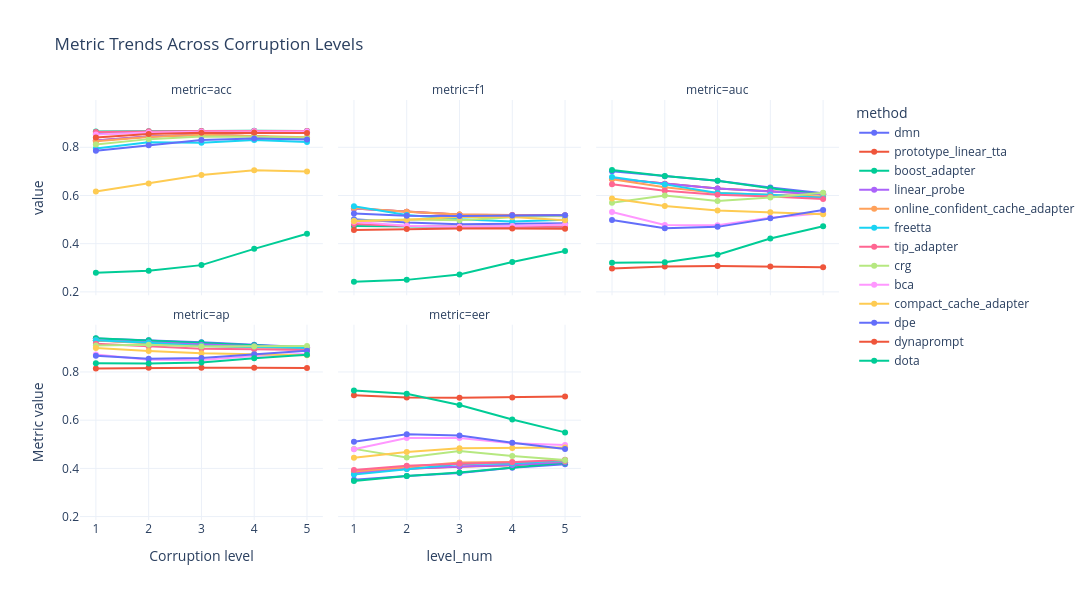

Source (notebook cell):
### Markdown cell above
## Metric Trends Across Corruption Levels

Chart nay cho biet method nao on dinh khi corruption level tang.

Dieu can de y:
- Neu `acc` cao nhung `f1` thap, method co the dang bias ve majority class.
- Neu `auc/ap/eer` tot nhung `f1` kem, ranking score tot nhung threshold/calibration chua phu hop.
- Neu metric giam nhanh theo level, method nhay voi corruption severity.

### Code cell
trend_long = (
    df_eval.groupby(["level_num", "method"], as_index=False)[metric_cols]
    .mean()
    .melt(id_vars=["level_num", "method"], value_vars=metric_cols, var_name="metric", value_name="value")
)

fig = px.line(
    trend_long,
    x="level_num",
    y="value",
    color="method",
    facet_col="metric",
    facet_col_wrap=3,
    markers=True,
    category_orders={"method": method_order, "metric": metric_cols},
    title="Metric Trends Across Corruption Levels",
)
fig.update_layout(xaxis_title="Corruption level", yaxis_title="Metric value")
fig.show()

### Figure 1 — Plotly figure (JSON) as saved in the notebook; plotly's stock layout.template omitted (floating-point values rounded to 4 significant figures)
{"data": [{"hovertemplate": "method=dmn<br>metric=acc<br>level_num=%{x}<br>value=%{y}<extra></extra>", "legendgroup": "dmn", "line": {"color": "#636efa", "dash": "solid"}, "marker": {"symbol": "circle"}, "mode": "lines+markers", "name": "dmn", "orientation": "v", "showlegend": true, "type": "scatter", "x": [1.0, 2.0, 3.0, 4.0, 5.0], "xaxis": "x4", "y": [0.8551, 0.8621, 0.8643, 0.8645, 0.8622], "yaxis": "y4"}, {"hovertemplate": "method=dmn<br>metric=f1<br>level_num=%{x}<br>value=%{y}<extra></extra>", "legendgroup": "dmn", "line": {"color": "#636efa", "dash": "solid"}, "marker": {"symbol": "circle"}, "mode": "lines+markers", "name": "dmn", "orientation": "v", "showlegend": false, "type": "scatter", "x": [1.0, 2.0, 3.0, 4.0, 5.0], "xaxis": "x5", "y": [0.5016, 0.488, 0.4809, 0.4836, 0.4845], "yaxis": "y5"}, {"hovertemplate": "method=dmn<br>metric=auc<br>level_num=%{x}<br>value=%{y}<extra></extra>", "legendgroup": "dmn", "line": {"color": "#636efa", "dash": "solid"}, "marker": {"symbol": "circle"}, "mode": "lines+markers", "name": "dmn", "orientation": "v", "showlegend": false, "type": "scatter", "x": [1.0, 2.0, 3.0, 4.0, 5.0], "xaxis": "x6", "y": [0.7001, 0.6795, 0.6607, 0.6329, 0.6092], "yaxis": "y6"}, {"hovertemplate": "method=dmn<br>metric=ap<br>level_num=%{x}<br>value=%{y}<extra></extra>", "legendgroup": "dmn", "line": {"color": "#636efa", "dash": "solid"}, "marker": {"symbol": "circle"}, "mode": "lines+markers", "name": "dmn", "orientation": "v", "showlegend": false, "type": "scatter", "x": [1.0, 2.0, 3.0, 4.0, 5.0], "xaxis": "x", "y": [0.9394, 0.9315, 0.9232, 0.9125, 0.9023], "yaxis": "y"}, {"hovertemplate": "method=dmn<br>metric=eer<br>level_num=%{x}<br>value=%{y}<extra></extra>", "legendgroup": "dmn", "line": {"color": "#636efa", "dash": "solid"}, "marker": {"symbol": "circle"}, "mode": "lines+markers", "name": "dmn", "orientation": "v", "showlegend": false, "type": "scatter", "x": [1.0, 2.0, 3.0, 4.0, 5.0], "xaxis": "x2", "y": [0.353, 0.3688, 0.3807, 0.4028, 0.4174], "yaxis": "y2"}, {"hovertemplate": "method=prototype_linear_tta<br>metric=acc<br>level_num=%{x}<br>value=%{y}<extra></extra>", "legendgroup": "prototype_linear_tta", "line": {"color": "#EF553B", "dash": "solid"}, "marker": {"symbol": "circle"}, "mode": "lines+markers", "name": "prototype_linear_tta", "orientation": "v", "showlegend": true, "type": "scatter", "x": [1.0, 2.0, 3.0, 4.0, 5.0], "xaxis": "x4", "y": [0.8283, 0.8449, 0.8517, 0.8457, 0.8357], "yaxis": "y4"}, {"hovertemplate": "method=prototype_linear_tta<br>metric=f1<br>level_num=%{x}<br>value=%{y}<extra></extra>", "legendgroup": "prototype_linear_tta", "line": {"color": "#EF553B", "dash": "solid"}, "marker": {"symbol": "circle"}, "mode": "lines+markers", "name": "prototype_linear_tta", "orientation": "v", "showlegend": false, "type": "scatter", "x": [1.0, 2.0, 3.0, 4.0, 5.0], "xaxis": "x5", "y": [0.5457, 0.5328, 0.5208, 0.5186, 0.5175], "yaxis": "y5"}, {"hovertemplate": "method=prototype_linear_tta<br>metric=auc<br>level_num=%{x}<br>value=%{y}<extra></extra>", "legendgroup": "prototype_linear_tta", "line": {"color": "#EF553B", "dash": "solid"}, "marker": {"symbol": "circle"}, "mode": "lines+markers", "name": "prototype_linear_tta", "orientation": "v", "showlegend": false, "type": "scatter", "x": [1.0, 2.0, 3.0, 4.0, 5.0], "xaxis": "x6", "y": [0.6705, 0.6484, 0.6291, 0.6175, 0.6054], "yaxis": "y6"}, {"hovertemplate": "method=prototype_linear_tta<br>metric=ap<br>level_num=%{x}<br>value=%{y}<extra></extra>", "legendgroup": "prototype_linear_tta", "line": {"color": "#EF553B", "dash": "solid"}, "marker": {"symbol": "circle"}, "mode": "lines+markers", "name": "prototype_linear_tta", "orientation": "v", "showlegend": false, "type": "scatter", "x": [1.0, 2.0, 3.0, 4.0, 5.0], "xaxis": "x", "y": [0.9308, 0.9227, 0.9125, 0.9071, 0.9027], "yaxis": "y"}, {"hovertemplate": "method=prototype_linear_tta<br>metric=eer<br>level_num=%{x}<br>value=%{y}<extra></extra>", "legendgroup": "prototype_linear_tta", "line": {"color": "#EF553B", "dash": "solid"}, "marker": {"symbol": "circle"}, "mode": "lines+markers", "name": "prototype_linear_tta", "orientation": "v", "showlegend": false, "type": "scatter", "x": [1.0, 2.0, 3.0, 4.0, 5.0], "xaxis": "x2", "y": [0.3811, 0.3982, 0.4069, 0.4134, 0.4257], "yaxis": "y2"}, {"hovertemplate": "method=boost_adapter<br>metric=acc<br>level_num=%{x}<br>value=%{y}<extra></extra>", "legendgroup": "boost_adapter", "line": {"color": "#00cc96", "dash": "solid"}, "marker": {"symbol": "circle"}, "mode": "lines+markers", "name": "boost_adapter", "orientation": "v", "showlegend": true, "type": "scatter", "x": [1.0, 2.0, 3.0, 4.0, 5.0], "xaxis": "x4", "y": [0.8654, 0.867, 0.8677, 0.8681, 0.868], "yaxis": "y4"}, {"hovertemplate": "method=boost_adapter<br>metric=f1<br>level_num=%{x}<br>value=%{y}<extra></extra>", "legendgroup": "boost_adapter", "line": {"color": "#00cc96", "dash": "solid"}, "marker": {"symbol": "circle"}, "mode": "lines+markers", "name": "boost_adapter", "orientation": "v", "showlegend": false, "type": "scatter", "x": [1.0, 2.0, 3.0, 4.0, 5.0], "xaxis": "x5", "y": [0.4736, 0.4711, 0.47, 0.4708, 0.4704], "yaxis": "y5"}, {"hovertemplate": "method=boost_adapter<br>metric=auc<br>level_num=%{x}<br>value=%{y}<extra></extra>", "legendgroup": "boost_adapter", "line": {"color": "#00cc96", "dash": "solid"}, "marker": {"symbol": "circle"}, "mode": "lines+markers", "name": "boost_adapter", "orientation": "v", "showlegend": false, "type": "scatter", "x": [1.0, 2.0, 3.0, 4.0, 5.0], "xaxis": "x6", "y": [0.7053, 0.6812, 0.6608, 0.6299, 0.6027], "yaxis": "y6"}, {"hovertemplate": "method=boost_adapter<br>metric=ap<br>level_num=%{x}<br>value=%{y}<extra></extra>", "legendgroup": "boost_adapter", "line": {"color": "#00cc96", "dash": "solid"}, "marker": {"symbol": "circle"}, "mode": "lines+markers", "name": "boost_adapter", "orientation": "v", "showlegend": false, "type": "scatter", "x": [1.0, 2.0, 3.0, 4.0, 5.0], "xaxis": "x", "y": [0.9401, 0.9314, 0.9227, 0.9112, 0.9002], "yaxis": "y"}, {"hovertemplate": "method=boost_adapter<br>metric=eer<br>level_num=%{x}<br>value=%{y}<extra></extra>", "legendgroup": "boost_adapter", "line": {"color": "#00cc96", "dash": "solid"}, "marker": {"symbol": "circle"}, "mode": "lines+markers", "name": "boost_adapter", "orientation": "v", "showlegend": false, "type": "scatter", "x": [1.0, 2.0, 3.0, 4.0, 5.0], "xaxis": "x2", "y": [0.3479, 0.3687, 0.3829, 0.4046, 0.4235], "yaxis": "y2"}, {"hovertemplate": "method=linear_probe<br>metric=acc<br>level_num=%{x}<br>value=%{y}<extra></extra>", "legendgroup": "linear_probe", "line": {"color": "#ab63fa", "dash": "solid"}, "marker": {"symbol": "circle"}, "mode": "lines+markers", "name": "linear_probe", "orientation": "v", "showlegend": true, "type": "scatter", "x": [1.0, 2.0, 3.0, 4.0, 5.0], "xaxis": "x4", "y": [0.8283, 0.8449, 0.8517, 0.8457, 0.8356], "yaxis": "y4"}, {"hovertemplate": "method=linear_probe<br>metric=f1<br>level_num=%{x}<br>value=%{y}<extra></extra>", "legendgroup": "linear_probe", "line": {"color": "#ab63fa", "dash": "solid"}, "marker": {"symbol": "circle"}, "mode": "lines+markers", "name": "linear_probe", "orientation": "v", "showlegend": false, "type": "scatter", "x": [1.0, 2.0, 3.0, 4.0, 5.0], "xaxis": "x5", "y": [0.5455, 0.5323, 0.5205, 0.5185, 0.5172], "yaxis": "y5"}, {"hovertemplate": "method=linear_probe<br>metric=auc<br>level_num=%{x}<br>value=%{y}<extra></extra>", "legendgroup": "linear_probe", "line": {"color": "#ab63fa", "dash": "solid"}, "marker": {"symbol": "circle"}, "mode": "lines+markers", "name": "linear_probe", "orientation": "v", "showlegend": false, "type": "scatter", "x": [1.0, 2.0, 3.0, 4.0, 5.0], "xaxis": "x6", "y": [0.67, 0.6479, 0.6285, 0.617, 0.6049], "yaxis": "y6"}, {"hovertemplate": "method=linear_probe<br>metric=ap<br>level_num=%{x}<br>value=%{y}<extra></extra>", "legendgroup": "linear_probe", "line": {"color": "#ab63fa", "dash": "solid"}, "marker": {"symbol": "circle"}, "mode": "lines+markers", "name": "linear_probe", "orientation": "v", "showlegend": false, "type": "scatter", "x": [1.0, 2.0, 3.0, 4.0, 5.0], "xaxis": "x", "y": [0.9307, 0.9226, 0.9123, 0.9069, 0.9026], "yaxis": "y"}, {"hovertemplate": "method=linear_probe<br>metric=eer<br>level_num=%{x}<br>value=%{y}<extra></extra>", "legendgroup": "linear_probe", "line": {"color": "#ab63fa", "dash": "solid"}, "marker": {"symbol": "circle"}, "mode": "lines+markers", "name": "linear_probe", "orientation": "v", "showlegend": false, "type": "scatter", "x": [1.0, 2.0, 3.0, 4.0, 5.0], "xaxis": "x2", "y": [0.3815, 0.3986, 0.4074, 0.4135, 0.4261], "yaxis": "y2"}, {"hovertemplate": "method=online_confident_cache_adapter<br>metric=acc<br>level_num=%{x}<br>value=%{y}<extra></extra>", "legendgroup": "online_confident_cache_adapter", "line": {"color": "#FFA15A", "dash": "solid"}, "marker": {"symbol": "circle"}, "mode": "lines+markers", "name": "online_confident_cache_adapter", "orientation": "v", "showlegend": true, "type": "scatter", "x": [1.0, 2.0, 3.0, 4.0, 5.0], "xaxis": "x4", "y": [0.8251, 0.8423, 0.8515, 0.848, 0.842], "yaxis": "y4"}, {"hovertemplate": "method=online_confident_cache_adapter<br>metric=f1<br>level_num=%{x}<br>value=%{y}<extra></extra>", "legendgroup": "online_confident_cache_adapter", "line": {"color": "#FFA15A", "dash": "solid"}, "marker": {"symbol": "circle"}, "mode": "lines+markers", "name": "online_confident_cache_adapter", "orientation": "v", "showlegend": false, "type": "scatter", "x": [1.0, 2.0, 3.0, 4.0, 5.0], "xaxis": "x5", "y": [0.5482, 0.5329, 0.5212, 0.5162, 0.5139], "yaxis": "y5"}, {"hovertemplate": "method=online_confident_cache_adapter<br>metric=auc<br>level_num=%{x}<br>value=%{y}<extra></extra>", "legendgroup": "online_confident_cache_adapter", "line": {"color": "#FFA15A", "dash": "solid"}, "marker": {"symbol": "circle"}, "mode": "lines+markers", "name": "online_confident_cache_adapter", "orientation": "v", "showlegend": false, "type": "scatter", "x": [1.0, 2.0, 3.0, 4.0, 5.0], "xaxis": "x6", "y": [0.6677, 0.6344, 0.6099, 0.6018, 0.5956], "yaxis": "y6"}, {"hovertemplate": "method=online_confident_cache_adapter<br>metric=ap<br>level_num=%{x}<br>value=%{y}<extra></extra>", "legendgroup": "online_confident_cache_adapter", "line": {"color": "#FFA15A", "dash": "solid"}, "marker": {"symbol": "circle"}, "mode": "lines+markers", "name": "online_confident_cache_adapter", "orientation": "v", "showlegend": false, "type": "scatter", "x": [1.0, 2.0, 3.0, 4.0, 5.0], "xaxis": "x", "y": [0.9308, 0.9182, 0.9073, 0.9025, 0.8985], "yaxis": "y"}, {"hovertemplate": "method=online_confident_cache_adapter<br>metric=eer<br>level_num=%{x}<br>value=%{y}<extra></extra>", "legendgroup": "online_confident_cache_adapter", "line": {"color": "#FFA15A", "dash": "solid"}, "marker": {"symbol": "circle"}, "mode": "lines+markers", "name": "online_confident_cache_adapter", "orientation": "v", "showlegend": false, "type": "scatter", "x": [1.0, 2.0, 3.0, 4.0, 5.0], "xaxis": "x2", "y": [0.3866, 0.4065, 0.4248, 0.4262, 0.4309], "yaxis": "y2"}, {"hovertemplate": "method=freetta<br>metric=acc<br>level_num=%{x}<br>value=%{y}<extra></extra>", "legendgroup": "freetta", "line": {"color": "#19d3f3", "dash": "solid"}, "marker": {"symbol": "circle"}, "mode": "lines+markers", "name": "freetta", "orientation": "v", "showlegend": true, "type": "scatter", "x": [1.0, 2.0, 3.0, 4.0, 5.0], "xaxis": "x4", "y": [0.7945, 0.8209, 0.8191, 0.83, 0.8218], "yaxis": "y4"}, {"hovertemplate": "method=freetta<br>metric=f1<br>level_num=%{x}<br>value=%{y}<extra></extra>", "legendgroup": "freetta", "line": {"color": "#19d3f3", "dash": "solid"}, "marker": {"symbol": "circle"}, "mode": "lines+markers", "name": "freetta", "orientation": "v", "showlegend": false, "type": "scatter", "x": [1.0, 2.0, 3.0, 4.0, 5.0], "xaxis": "x5", "y": [0.555, 0.5185, 0.5018, 0.4924, 0.4997], "yaxis": "y5"}, {"hovertemplate": "method=freetta<br>metric=auc<br>level_num=%{x}<br>value=%{y}<extra></extra>", "legendgroup": "freetta", "line": {"color": "#19d3f3", "dash": "solid"}, "marker": {"symbol": "circle"}, "mode": "lines+markers", "name": "freetta", "orientation": "v", "showlegend": false, "type": "scatter", "x": [1.0, 2.0, 3.0, 4.0, 5.0], "xaxis": "x6", "y": [0.6766, 0.646, 0.6101, 0.603, 0.5903], "yaxis": "y6"}, {"hovertemplate": "method=freetta<br>metric=ap<br>level_num=%{x}<br>value=%{y}<extra></extra>", "legendgroup": "freetta", "line": {"color": "#19d3f3", "dash": "solid"}, "marker": {"symbol": "circle"}, "mode": "lines+markers", "name": "freetta", "orientation": "v", "showlegend": false, "type": "scatter", "x": [1.0, 2.0, 3.0, 4.0, 5.0], "xaxis": "x", "y": [0.932, 0.9217, 0.9081, 0.9041, 0.8991], "yaxis": "y"}, {"hovertemplate": "method=freetta<br>metric=eer<br>level_num=%{x}<br>value=%{y}<extra></extra>", "legendgroup": "freetta", "line": {"color": "#19d3f3", "dash": "solid"}, "marker": {"symbol": "circle"}, "mode": "lines+markers", "name": "freetta", "orientation": "v", "showlegend": false, "type": "scatter", "x": [1.0, 2.0, 3.0, 4.0, 5.0], "xaxis": "x2", "y": [0.3741, 0.3972, 0.418, 0.4205, 0.4334], "yaxis": "y2"}, {"hovertemplate": "method=tip_adapter<br>metric=acc<br>level_num=%{x}<br>value=%{y}<extra></extra>", "legendgroup": "tip_adapter", "line": {"color": "#FF6692", "dash": "solid"}, "marker": {"symbol": "circle"}, "mode": "lines+markers", "name": "tip_adapter", "orientation": "v", "showlegend": true, "type": "scatter", "x": [1.0, 2.0, 3.0, 4.0, 5.0], "xaxis": "x4", "y": [0.8631, 0.8664, 0.8673, 0.8678, 0.8676], "yaxis": "y4"}, {"hovertemplate": "method=tip_adapter<br>metric=f1<br>level_num=%{x}<br>value=%{y}<extra></extra>", "legendgroup": "tip_adapter", "line": {"color": "#FF6692", "dash": "solid"}, "marker": {"symbol": "circle"}, "mode": "lines+markers", "name": "tip_adapter", "orientation": "v", "showlegend": false, "type": "scatter", "x": [1.0, 2.0, 3.0, 4.0, 5.0], "xaxis": "x5", "y": [0.4819, 0.4731, 0.4706, 0.4714, 0.4707], "yaxis": "y5"}, {"hovertemplate": "method=tip_adapter<br>metric=auc<br>level_num=%{x}<br>value=%{y}<extra></extra>", "legendgroup": "tip_adapter", "line": {"color": "#FF6692", "dash": "solid"}, "marker": {"symbol": "circle"}, "mode": "lines+markers", "name": "tip_adapter", "orientation": "v", "showlegend": false, "type": "scatter", "x": [1.0, 2.0, 3.0, 4.0, 5.0], "xaxis": "x6", "y": [0.6466, 0.6197, 0.6031, 0.5958, 0.5852], "yaxis": "y6"}, {"hovertemplate": "method=tip_adapter<br>metric=ap<br>level_num=%{x}<br>value=%{y}<extra></extra>", "legendgroup": "tip_adapter", "line": {"color": "#FF6692", "dash": "solid"}, "marker": {"symbol": "circle"}, "mode": "lines+markers", "name": "tip_adapter", "orientation": "v", "showlegend": false, "type": "scatter", "x": [1.0, 2.0, 3.0, 4.0, 5.0], "xaxis": "x", "y": [0.9175, 0.9057, 0.8968, 0.8941, 0.8908], "yaxis": "y"}, {"hovertemplate": "method=tip_adapter<br>metric=eer<br>level_num=%{x}<br>value=%{y}<extra></extra>", "legendgroup": "tip_adapter", "line": {"color": "#FF6692", "dash": "solid"}, "marker": {"symbol": "circle"}, "mode": "lines+markers", "name": "tip_adapter", "orientation": "v", "showlegend": false, "type": "scatter", "x": [1.0, 2.0, 3.0, 4.0, 5.0], "xaxis": "x2", "y": [0.3933, 0.4108, 0.4196, 0.4253, 0.4363], "yaxis": "y2"}, {"hovertemplate": "method=crg<br>metric=acc<br>level_num=%{x}<br>value=%{y}<extra></extra>", "legendgroup": "crg", "line": {"color": "#B6E880", "dash": "solid"}, "marker": {"symbol": "circle"}, "mode": "lines+markers", "name": "crg", "orientation": "v", "showlegend": true, "type": "scatter", "x": [1.0, 2.0, 3.0, 4.0, 5.0], "xaxis": "x4", "y": [0.8114, 0.8338, 0.8446, 0.844, 0.8391], "yaxis": "y4"}, {"hovertemplate": "method=crg<br>metric=f1<br>level_num=%{x}<br>value=%{y}<extra></extra>", "legendgroup": "crg", "line": {"color": "#B6E880", "dash": "solid"}, "marker": {"symbol": "circle"}, "mode": "lines+markers", "name": "crg", "orientation": "v", "showlegend": false, "type": "scatter", "x": [1.0, 2.0, 3.0, 4.0, 5.0], "xaxis": "x5", "y": [0.495, 0.5003, 0.4976, 0.5094, 0.5164], "yaxis": "y5"}, {"hovertemplate": "method=crg<br>metric=auc<br>level_num=%{x}<br>value=%{y}<extra></extra>", "legendgroup": "crg", "line": {"color": "#B6E880", "dash": "solid"}, "marker": {"symbol": "circle"}, "mode": "lines+markers", "name": "crg", "orientation": "v", "showlegend": false, "type": "scatter", "x": [1.0, 2.0, 3.0, 4.0, 5.0], "xaxis": "x6", "y": [0.5698, 0.5999, 0.5773, 0.5921, 0.6114], "yaxis": "y6"}, {"hovertemplate": "method=crg<br>metric=ap<br>level_num=%{x}<br>value=%{y}<extra></extra>", "legendgroup": "crg", "line": {"color": "#B6E880", "dash": "solid"}, "marker": {"symbol": "circle"}, "mode": "lines+markers", "name": "crg", "orientation": "v", "showlegend": false, "type": "scatter", "x": [1.0, 2.0, 3.0, 4.0, 5.0], "xaxis": "x", "y": [0.9095, 0.9134, 0.9056, 0.9055, 0.9081], "yaxis": "y"}, {"hovertemplate": "method=crg<br>metric=eer<br>level_num=%{x}<br>value=%{y}<extra></extra>", "legendgroup": "crg", "line": {"color": "#B6E880", "dash": "solid"}, "marker": {"symbol": "circle"}, "mode": "lines+markers", "name": "crg", "orientation": "v", "showlegend": false, "type": "scatter", "x": [1.0, 2.0, 3.0, 4.0, 5.0], "xaxis": "x2", "y": [0.4809, 0.4454, 0.4717, 0.4517, 0.435], "yaxis": "y2"}, {"hovertemplate": "method=bca<br>metric=acc<br>level_num=%{x}<br>value=%{y}<extra></extra>", "legendgroup": "bca", "line": {"color": "#FF97FF", "dash": "solid"}, "marker": {"symbol": "circle"}, "mode": "lines+markers", "name": "bca", "orientation": "v", "showlegend": true, "type": "scatter", "x": [1.0, 2.0, 3.0, 4.0, 5.0], "xaxis": "x4", "y": [0.8528, 0.8612, 0.8649, 0.8661, 0.8657], "yaxis": "y4"}, {"hovertemplate": "method=bca<br>metric=f1<br>level_num=%{x}<br>value=%{y}<extra></extra>", "legendgroup": "bca", "line": {"color": "#FF97FF", "dash": "solid"}, "marker": {"symbol": "circle"}, "mode": "lines+markers", "name": "bca", "orientation": "v", "showlegend": false, "type": "scatter", "x": [1.0, 2.0, 3.0, 4.0, 5.0], "xaxis": "x5", "y": [0.4913, 0.4748, 0.4707, 0.4731, 0.4799], "yaxis": "y5"}, {"hovertemplate": "method=bca<br>metric=auc<br>level_num=%{x}<br>value=%{y}<extra></extra>", "legendgroup": "bca", "line": {"color": "#FF97FF", "dash": "solid"}, "marker": {"symbol": "circle"}, "mode": "lines+markers", "name": "bca", "orientation": "v", "showlegend": false, "type": "scatter", "x": [1.0, 2.0, 3.0, 4.0, 5.0], "xaxis": "x6", "y": [0.5312, 0.4775, 0.4767, 0.5072, 0.5258], "yaxis": "y6"}, {"hovertemplate": "method=bca<br>metric=ap<br>level_num=%{x}<br>value=%{y}<extra></extra>", "legendgroup": "bca", "line": {"color": "#FF97FF", "dash": "solid"}, "marker": {"symbol": "circle"}, "mode": "lines+markers", "name": "bca", "orientation": "v", "showlegend": false, "type": "scatter", "x": [1.0, 2.0, 3.0, 4.0, 5.0], "xaxis": "x", "y": [0.8726, 0.8511, 0.8493, 0.8658, 0.8757], "yaxis": "y"}, {"hovertemplate": "method=bca<br>metric=eer<br>level_num=%{x}<br>value=%{y}<extra></extra>", "legendgroup": "bca", "line": {"color": "#FF97FF", "dash": "solid"}, "marker": {"symbol": "circle"}, "mode": "lines+markers", "name": "bca", "orientation": "v", "showlegend": false, "type": "scatter", "x": [1.0, 2.0, 3.0, 4.0, 5.0], "xaxis": "x2", "y": [0.4795, 0.5258, 0.5265, 0.5045, 0.4971], "yaxis": "y2"}, {"hovertemplate": "method=compact_cache_adapter<br>metric=acc<br>level_num=%{x}<br>value=%{y}<extra></extra>", "legendgroup": "compact_cache_adapter", "line": {"color": "#FECB52", "dash": "solid"}, "marker": {"symbol": "circle"}, "mode": "lines+markers", "name": "compact_cache_adapter", "orientation": "v", "showlegend": true, "type": "scatter", "x": [1.0, 2.0, 3.0, 4.0, 5.0], "xaxis": "x4", "y": [0.6161, 0.65, 0.6849, 0.7046, 0.6996], "yaxis": "y4"}, {"hovertemplate": "method=compact_cache_adapter<br>metric=f1<br>level_num=%{x}<br>value=%{y}<extra></extra>", "legendgroup": "compact_cache_adapter", "line": {"color": "#FECB52", "dash": "solid"}, "marker": {"symbol": "circle"}, "mode": "lines+markers", "name": "compact_cache_adapter", "orientation": "v", "showlegend": false, "type": "scatter", "x": [1.0, 2.0, 3.0, 4.0, 5.0], "xaxis": "x5", "y": [0.4935, 0.499, 0.511, 0.5106, 0.4977], "yaxis": "y5"}, {"hovertemplate": "method=compact_cache_adapter<br>metric=auc<br>level_num=%{x}<br>value=%{y}<extra></extra>", "legendgroup": "compact_cache_adapter", "line": {"color": "#FECB52", "dash": "solid"}, "marker": {"symbol": "circle"}, "mode": "lines+markers", "name": "compact_cache_adapter", "orientation": "v", "showlegend": false, "type": "scatter", "x": [1.0, 2.0, 3.0, 4.0, 5.0], "xaxis": "x6", "y": [0.587, 0.5565, 0.5377, 0.5301, 0.5217], "yaxis": "y6"}, {"hovertemplate": "method=compact_cache_adapter<br>metric=ap<br>level_num=%{x}<br>value=%{y}<extra></extra>", "legendgroup": "compact_cache_adapter", "line": {"color": "#FECB52", "dash": "solid"}, "marker": {"symbol": "circle"}, "mode": "lines+markers", "name": "compact_cache_adapter", "orientation": "v", "showlegend": false, "type": "scatter", "x": [1.0, 2.0, 3.0, 4.0, 5.0], "xaxis": "x", "y": [0.8994, 0.887, 0.8778, 0.8739, 0.8698], "yaxis": "y"}, {"hovertemplate": "method=compact_cache_adapter<br>metric=eer<br>level_num=%{x}<br>value=%{y}<extra></extra>", "legendgroup": "compact_cache_adapter", "line": {"color": "#FECB52", "dash": "solid"}, "marker": {"symbol": "circle"}, "mode": "lines+markers", "name": "compact_cache_adapter", "orientation": "v", "showlegend": false, "type": "scatter", "x": [1.0, 2.0, 3.0, 4.0, 5.0], "xaxis": "x2", "y": [0.444, 0.4679, 0.4839, 0.4846, 0.4862], "yaxis": "y2"}, {"hovertemplate": "method=dpe<br>metric=acc<br>level_num=%{x}<br>value=%{y}<extra></extra>", "legendgroup": "dpe", "line": {"color": "#636efa", "dash": "solid"}, "marker": {"symbol": "circle"}, "mode": "lines+markers", "name": "dpe", "orientation": "v", "showlegend": true, "type": "scatter", "x": [1.0, 2.0, 3.0, 4.0, 5.0], "xaxis": "x4", "y": [0.7855, 0.8087, 0.8306, 0.8363, 0.8325], "yaxis": "y4"}, {"hovertemplate": "method=dpe<br>metric=f1<br>level_num=%{x}<br>value=%{y}<extra></extra>", "legendgroup": "dpe", "line": {"color": "#636efa", "dash": "solid"}, "marker": {"symbol": "circle"}, "mode": "lines+markers", "name": "dpe", "orientation": "v", "showlegend": false, "type": "scatter", "x": [1.0, 2.0, 3.0, 4.0, 5.0], "xaxis": "x5", "y": [0.5253, 0.516, 0.5144, 0.5172, 0.5179], "yaxis": "y5"}, {"hovertemplate": "method=dpe<br>metric=auc<br>level_num=%{x}<br>value=%{y}<extra></extra>", "legendgroup": "dpe", "line": {"color": "#636efa", "dash": "solid"}, "marker": {"symbol": "circle"}, "mode": "lines+markers", "name": "dpe", "orientation": "v", "showlegend": false, "type": "scatter", "x": [1.0, 2.0, 3.0, 4.0, 5.0], "xaxis": "x6", "y": [0.4978, 0.4642, 0.4698, 0.5054, 0.54], "yaxis": "y6"}, {"hovertemplate": "method=dpe<br>metric=ap<br>level_num=%{x}<br>value=%{y}<extra></extra>", "legendgroup": "dpe", "line": {"color": "#636efa", "dash": "solid"}, "marker": {"symbol": "circle"}, "mode": "lines+markers", "name": "dpe", "orientation": "v", "showlegend": false, "type": "scatter", "x": [1.0, 2.0, 3.0, 4.0, 5.0], "xaxis": "x", "y": [0.8674, 0.8552, 0.8582, 0.8732, 0.8879], "yaxis": "y"}, {"hovertemplate": "method=dpe<br>metric=eer<br>level_num=%{x}<br>value=%{y}<extra></extra>", "legendgroup": "dpe", "line": {"color": "#636efa", "dash": "solid"}, "marker": {"symbol": "circle"}, "mode": "lines+markers", "name": "dpe", "orientation": "v", "showlegend": false, "type": "scatter", "x": [1.0, 2.0, 3.0, 4.0, 5.0], "xaxis": "x2", "y": [0.5109, 0.5414, 0.5364, 0.5062, 0.4807], "yaxis": "y2"}, {"hovertemplate": "method=dynaprompt<br>metric=acc<br>level_num=%{x}<br>value=%{y}<extra></extra>", "legendgroup": "dynaprompt", "line": {"color": "#EF553B", "dash": "solid"}, "marker": {"symbol": "circle"}, "mode": "lines+markers", "name": "dynaprompt", "orientation": "v", "showlegend": true, "type": "scatter", "x": [1.0, 2.0, 3.0, 4.0, 5.0], "xaxis": "x4", "y": [0.8404, 0.8554, 0.8607, 0.861, 0.8597], "yaxis": "y4"}, {"hovertemplate": "method=dynaprompt<br>metric=f1<br>level_num=%{x}<br>value=%{y}<extra></extra>", "legendgroup": "dynaprompt", "line": {"color": "#EF553B", "dash": "solid"}, "marker": {"symbol": "circle"}, "mode": "lines+markers", "name": "dynaprompt", "orientation": "v", "showlegend": false, "type": "scatter", "x": [1.0, 2.0, 3.0, 4.0, 5.0], "xaxis": "x5", "y": [0.4566, 0.461, 0.4626, 0.4626, 0.4623], "yaxis": "y5"}, {"hovertemplate": "method=dynaprompt<br>metric=auc<br>level_num=%{x}<br>value=%{y}<extra></extra>", "legendgroup": "dynaprompt", "line": {"color": "#EF553B", "dash": "solid"}, "marker": {"symbol": "circle"}, "mode": "lines+markers", "name": "dynaprompt", "orientation": "v", "showlegend": false, "type": "scatter", "x": [1.0, 2.0, 3.0, 4.0, 5.0], "xaxis": "x6", "y": [0.2971, 0.3057, 0.3073, 0.3055, 0.302], "yaxis": "y6"}, {"hovertemplate": "method=dynaprompt<br>metric=ap<br>level_num=%{x}<br>value=%{y}<extra></extra>", "legendgroup": "dynaprompt", "line": {"color": "#EF553B", "dash": "solid"}, "marker": {"symbol": "circle"}, "mode": "lines+markers", "name": "dynaprompt", "orientation": "v", "showlegend": false, "type": "scatter", "x": [1.0, 2.0, 3.0, 4.0, 5.0], "xaxis": "x", "y": [0.8147, 0.8175, 0.818, 0.8174, 0.8161], "yaxis": "y"}, {"hovertemplate": "method=dynaprompt<br>metric=eer<br>level_num=%{x}<br>value=%{y}<extra></extra>", "legendgroup": "dynaprompt", "line": {"color": "#EF553B", "dash": "solid"}, "marker": {"symbol": "circle"}, "mode": "lines+markers", "name": "dynaprompt", "orientation": "v", "showlegend": false, "type": "scatter", "x": [1.0, 2.0, 3.0, 4.0, 5.0], "xaxis": "x2", "y": [0.7029, 0.6943, 0.6927, 0.6945, 0.698], "yaxis": "y2"}, {"hovertemplate": "method=dota<br>metric=acc<br>level_num=%{x}<br>value=%{y}<extra></extra>", "legendgroup": "dota", "line": {"color": "#00cc96", "dash": "solid"}, "marker": {"symbol": "circle"}, "mode": "lines+markers", "name": "dota", "orientation": "v", "showlegend": true, "type": "scatter", "x": [1.0, 2.0, 3.0, 4.0, 5.0], "xaxis": "x4", "y": [0.2796, 0.2873, 0.311, 0.3786, 0.441], "yaxis": "y4"}, {"hovertemplate": "method=dota<br>metric=f1<br>level_num=%{x}<br>value=%{y}<extra></extra>", "legendgroup": "dota", "line": {"color": "#00cc96", "dash": "solid"}, "marker": {"symbol": "circle"}, "mode": "lines+markers", "name": "dota", "orientation": "v", "showlegend": false, "type": "scatter", "x": [1.0, 2.0, 3.0, 4.0, 5.0], "xaxis": "x5", "y": [0.2419, 0.2498, 0.2719, 0.3238, 0.3696], "yaxis": "y5"}, {"hovertemplate": "method=dota<br>metric=auc<br>level_num=%{x}<br>value=%{y}<extra></extra>", "legendgroup": "dota", "line": {"color": "#00cc96", "dash": "solid"}, "marker": {"symbol": "circle"}, "mode": "lines+markers", "name": "dota", "orientation": "v", "showlegend": false, "type": "scatter", "x": [1.0, 2.0, 3.0, 4.0, 5.0], "xaxis": "x6", "y": [0.3204, 0.3228, 0.3544, 0.4211, 0.4726], "yaxis": "y6"}, {"hovertemplate": "method=dota<br>metric=ap<br>level_num=%{x}<br>value=%{y}<extra></extra>", "legendgroup": "dota", "line": {"color": "#00cc96", "dash": "solid"}, "marker": {"symbol": "circle"}, "mode": "lines+markers", "name": "dota", "orientation": "v", "showlegend": false, "type": "scatter", "x": [1.0, 2.0, 3.0, 4.0, 5.0], "xaxis": "x", "y": [0.8367, 0.8348, 0.8394, 0.8572, 0.8716], "yaxis": "y"}, {"hovertemplate": "method=dota<br>metric=eer<br>level_num=%{x}<br>value=%{y}<extra></extra>", "legendgroup": "dota", "line": {"color": "#00cc96", "dash": "solid"}, "marker": {"symbol": "circle"}, "mode": "lines+markers", "name": "dota", "orientation": "v", "showlegend": false, "type": "scatter", "x": [1.0, 2.0, 3.0, 4.0, 5.0], "xaxis": "x2", "y": [0.723, 0.7093, 0.6628, 0.6026, 0.5493], "yaxis": "y2"}], "layout": {"annotations": [{"font": {}, "showarrow": false, "text": "metric=ap", "x": 0.16, "xanchor": "center", "xref": "paper", "y": 0.465, "yanchor": "bottom", "yref": "paper"}, {"font": {}, "showarrow": false, "text": "metric=eer", "x": 0.5, "xanchor": "center", "xref": "paper", "y": 0.465, "yanchor": "bottom", "yref": "paper"}, {"font": {}, "showarrow": false, "text": "metric=acc", "x": 0.16, "xanchor": "center", "xref": "paper", "y": 1.0, "yanchor": "bottom", "yref": "paper"}, {"font": {}, "showarrow": false, "text": "metric=f1", "x": 0.5, "xanchor": "center", "xref": "paper", "y": 1.0, "yanchor": "bottom", "yref": "paper"}, {"font": {}, "showarrow": false, "text": "metric=auc", "x": 0.84, "xanchor": "center", "xref": "paper", "y": 1.0, "yanchor": "bottom", "yref": "paper"}], "height": 600, "legend": {"title": {"text": "method"}, "tracegroupgap": 0}, "title": {"text": "Metric Trends Across Corruption Levels"}, "width": 1150, "xaxis": {"anchor": "y", "domain": [0, 0.32], "title": {"text": "Corruption level"}}, "xaxis2": {"anchor": "y2", "domain": [0.34, 0.66], "matches": "x", "title": {"text": "level_num"}}, "xaxis3": {"anchor": "y3", "domain": [0.68, 1.0], "matches": "x", "title": {"text": "level_num"}}, "xaxis4": {"anchor": "y4", "domain": [0, 0.32], "matches": "x", "showticklabels": false}, "xaxis5": {"anchor": "y5", "domain": [0.34, 0.66], "matches": "x", "showticklabels": false}, "xaxis6": {"anchor": "y6", "domain": [0.68, 1.0], "matches": "x", "showticklabels": false}, "yaxis": {"anchor": "x", "domain": [0, 0.465], "title": {"text": "Metric value"}}, "yaxis2": {"anchor": "x2", "domain": [0, 0.465], "matches": "y", "showticklabels": false}, "yaxis3": {"anchor": "x3", "domain": [0, 0.465], "matches": "y", "showticklabels": false}, "yaxis4": {"anchor": "x4", "domain": [0.535, 1.0], "matches": "y", "title": {"text": "value"}}, "yaxis5": {"anchor": "x5", "domain": [0.535, 1.0], "matches": "y", "showticklabels": false}, "yaxis6": {"anchor": "x6", "domain": [0.535, 1.0], "matches": "y", "showticklabels": false}}}
